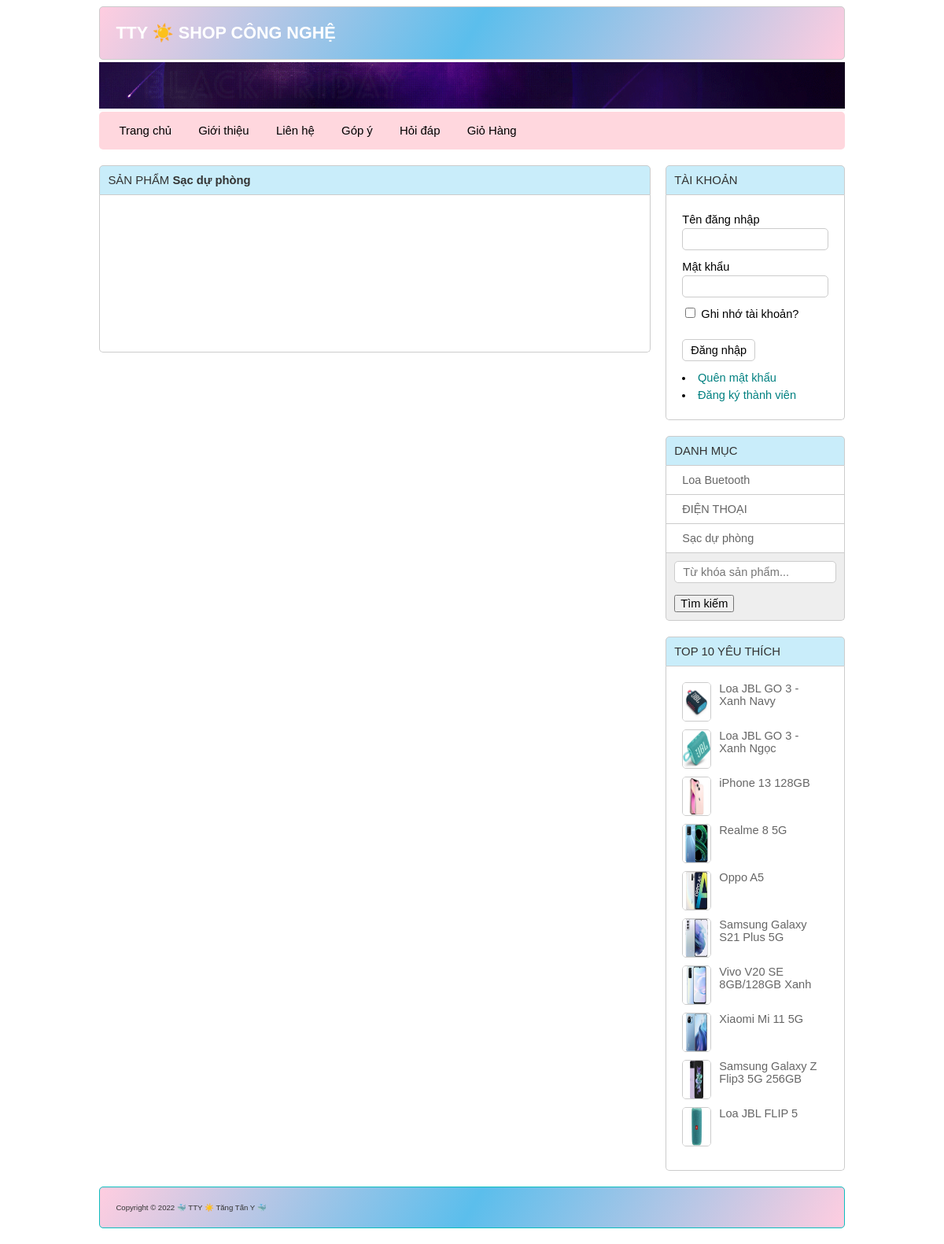
Page /index.php?act=sanpham&iddm=21 on the committed database.
### tables this page shows
CREATE TABLE `danhmuc` (
  `id` int(11) NOT NULL,
  `name` varchar(255) NOT NULL
);

CREATE TABLE `sanpham` (
  `id` int(11) NOT NULL,
  `name` varchar(255) NOT NULL,
  `price` varchar(35) NOT NULL,
  `img` varchar(255) DEFAULT NULL,
  `mota` text DEFAULT NULL,
  `luotxem` int(11) DEFAULT 0,
  `iddm` int(11) NOT NULL,
  `soluong` int(11) DEFAULT 0
);

### model/pdo.php (called while the page is built, shortened)
<?php
$host = 'doanmau.azurewebsites.net';
$dbname = 'doanmau';
$username = 'chvuiwsvzy';
$password = 'Dungpro7502.';
function pdo_get_connection(){
    global $host, $dbname, $username, $password;
    $dburl = "mysql:host={$host};dbname={$dbname};charset=utf8";
    $conn = new PDO($dburl, $username, $password);
    $conn->setAttribute(PDO::ATTR_ERRMODE, PDO::ERRMODE_EXCEPTION);
    return $conn;
}
function pdo_query($sql){
    $sql_args = array_slice(func_get_args(), 1);
    try{
        $conn = pdo_get_connection();
        $stmt = $conn->prepare($sql);
        $stmt->execute($sql_args);
        $rows = $stmt->fetchAll();
        return $rows;
    }
    catch(PDOException $e){
        throw $e;
    }
    finally{
        unset($conn);
    }
}
function pdo_query_one($sql){
    $sql_args = array_slice(func_get_args(), 1);
    try{
        $conn = pdo_get_connection();
        $stmt = $conn->prepare($sql);
        $stmt->execute($sql_args);
        $row = $stmt->fetch(PDO::FETCH_ASSOC);
        return $row;
    }
    catch(PDOException $e){
        throw $e;
    }
    finally{
        unset($conn);
    }
}

### model/sanpham.php (called while the page is built, shortened)
<?php
    function loadall_sanpham_top10() {
        $sql="select * from sanpham where 1 order by luotxem desc limit 0,10";
        $listsanpham=pdo_query($sql);
        return $listsanpham;
    }
    function loadall_sanpham_home() {
        $sql="select * from sanpham where 1 order by id desc limit 0,9";
        $listsanpham=pdo_query($sql);
        return $listsanpham;
    }
    function load_ten_dm($iddm) {
        if($iddm>0) {
        $sql="select * from danhmuc where id=".$iddm;
        $dm=pdo_query_one($sql);
        extract($dm);
        return $name;
        } else {
            return "";
        }
    }
?>

### model/danhmuc.php (called while the page is built, shortened)
<?php
    function loadall_danhmuc() {
        $sql="select * from danhmuc order by id desc";
        $listdanhmuc=pdo_query($sql);
        return $listdanhmuc;
    }
?>

### global.php (called while the page is built)
<?php
    $img_path="upload/"
?>

### view/boxright.php (the view, shortened to what this page needs)
<div class="row mb ">
                    <div class="boxtitle">TÀI KHOẢN</div>
                    <div class="boxcontent formtaikhoan">
                        <?php
                            if(isset($_SESSION['user'])) {
                                extract($_SESSION['user']);
                        ?>
                            <div class="row mb10">
                                Xin chào<br>
                                <?=$user?>
                            </div>
                            <div class="row mb10">
                                <li>
                                    <a href="index.php?act=mybill">Đơn hàng của tôi</a>
                                </li>
                                <li>
                                    <a href="index.php?act=edit_taikhoan">Cập nhật tài khoản</a>
                                </li>
                                <?php if($role==1){ ?>
                                <li>
                                    <a href="admin/index.php">Quản lý</a>
                                </li>
                                <?php }?>
                                <li>
                                    <a href="index.php?act=thoat">Đăng xuất</a>
                                </li>
                            </div>
                        <?php
                            } else {
                        ?>
                        <form action="index.php?act=dangnhap" method="post">
                            <div class="row mb10">
                                Tên đăng nhập<br>
                                <input type="text" name="user" required>
                            </div>
                            <div class="row mb10">
                                Mật khẩu<br>
                                <input type="password" name="pass" required>
                            </div>
                            <div class="row mb10">
                                <input type="checkbox" name=""> Ghi nhớ tài khoản?</div>
                            <div class="row mb10">
                                <input type="submit" value="Đăng nhập" name="dangnhap">
                            </div>
                        </form>
                        <li>
                            <a href="index.php?act=quenmk">Quên mật khẩu</a>
                        </li>
                        <li>
                            <a href="index.php?act=dangky">Đăng ký thành viên</a>
                        </li>
                        <?php }?>
                    </div>
                </div>
                <div class="row mb">
                    <div class="boxtitle">DANH MỤC</div>
                    <div class="boxcontent2 menudoc">
                        <ul>
                            <?php
                                foreach ($dsdm as $dm) {
                                    extract($dm);
                                    $linkdm="index.php?act=sanpham&iddm=".$id;
                                    echo '<li>
                                            <a href="'.$linkdm.'">'.$name.'</a>
                                        </li>';
                                }
                            ?>
                        </ul>
                    </div>
                    <div class="boxfooter searbox">
                        <form action="index.php?act=sanpham" method="post">
                            <input placeholder="Từ khóa sản phẩm..." type="text" name="kyw"><p></p>
                            <input type="submit" name="timkiem" value="Tìm kiếm">
                        </form>
                    </div>
                </div>
                <div class="row">
                    <div class="boxtitle">TOP 10 YÊU THÍCH</div>
                    <div class="row boxcontent">
                        <?php
                            foreach ($dstop10 as $sp) {
                                extract($sp);
                                $linksp="index.php?act=sanphamct&idsp=".$id;
                                $img=$img_path.$img;
                                echo '<div class="row mb10 top10">
                                        <a href="'.$linksp.'"><img src="'.$img.'" alt=""></a>
                                        <a href="'.$linksp.'">'.$name.'</a>
                                    </div>';
                            }
                        ?>
                    </div>
                </div>

### view/sanpham.php (shortened to what this page needs)
<div class="row mb ">
            <div class="boxtrai mr">
            <div class="row mb">
                    <div class="boxtitle">SẢN PHẨM <strong><?=$tendm?></strong></div>
                    <div class="row boxcontent">
                    </div>
            </div>
            </div>
            <div class="boxphai">
                <?php include "boxright.php";?>
            </div>
        </div>

### view/css/style.css (style rules this page uses)
* { box-sizing: border-box; font-family: sans-serif; font-size: 99%; }
.row { float: left; width: 100%; }
.mb { margin-bottom: 20px; }
.mb10 { margin-bottom: 10px; }
.mr { margin-right: 2%; }
.boxtrai { float: left; width: 74%; text-align:left; }
.boxphai { float: left; width: 24%; }
.boxtitle { color: #333; padding: 10px; background-color: rgb(201, 237, 250); border-top-left-radius: 5px; border-top-right-radius: 5px; border: 1px #CCC solid; }
.boxcontent { border-left: 1px #CCC solid; border-right: 1px #CCC solid; border-bottom: 1px #CCC solid; border-bottom-left-radius: 5px; border-bottom-right-radius: 5px; min-height: 200px; padding: 20px; }
.boxcontent2 { border-left: 1px #CCC solid; border-right: 1px #CCC solid; background-color: #EEE; }
.boxfooter { padding: 10px; background-color: #EEE; border-bottom-left-radius: 5px; border-bottom-right-radius: 5px; border-left: 1px #CCC solid; border-right: 1px #CCC solid; border-bottom: 1px #CCC solid; }
.formtaikhoan { line-height: 150%; }
.formtaikhoan input[type="text"], .formtaikhoan input[type="email"], .formtaikhoan input[type="password"], .frmcontent input[type="text"] { width: 100%; border: 1px #CCC solid; padding: 5px 10px; border-radius: 5px; }
.formtaikhoan input[type="checkbox"] { border-radius: 5px; }
.formtaikhoan input[type="submit"], .frmcontent input[type="submit"], .frmcontent input[type="reset"], .formtaikhoan input[type="reset"], .frmcontent input[type="button"] { border-radius: 5px; padding: 5px 10px; background-color: white; border: 1px #CCC solid; }
.formtaikhoan li a { color: teal; text-decoration: none; }
.menudoc ul { margin: 0; padding: 0; list-style-type: none; }
.menudoc ul li { padding: 10px 20px; background-color: #FFF; border-bottom: 1px #CCC solid; }
.menudoc ul li a { color: #666; text-decoration: none; }
.searbox input[type="text"] { width: 100%; padding: 5px 10px; background-color: #FFF; border: 1px #CCC solid; border-radius: 5px; }
.top10 img { width: 20%; height: 50px; float: left; margin-right: 10px; border-radius: 5px; border: 1px #CCC solid; }
.top10 a { color: #666; text-decoration: none; }

### rows in the picture
danhmuc: name "Sạc dự phòng"
danhmuc: name "Loa Buetooth"
danhmuc: name "ĐIỆN THOẠI"
sanpham: shows a picture, name "Loa JBL GO 3 - Xanh Navy"
sanpham: shows a picture, name "Loa JBL GO 3 - Xanh Ngọc"
sanpham: shows a picture, name "iPhone 13 128GB"
sanpham: shows a picture, name "Realme 8 5G"
sanpham: shows a picture, name "Oppo A5"
sanpham: shows a picture, name "Samsung Galaxy S21 Plus 5G"
sanpham: shows a picture, name "Vivo V20 SE 8GB/128GB Xanh"
sanpham: shows a picture, name "Xiaomi Mi 11 5G"
sanpham: shows a picture, name "Samsung Galaxy Z Flip3 5G 256GB"
sanpham: shows a picture, name "Loa JBL FLIP 5"
